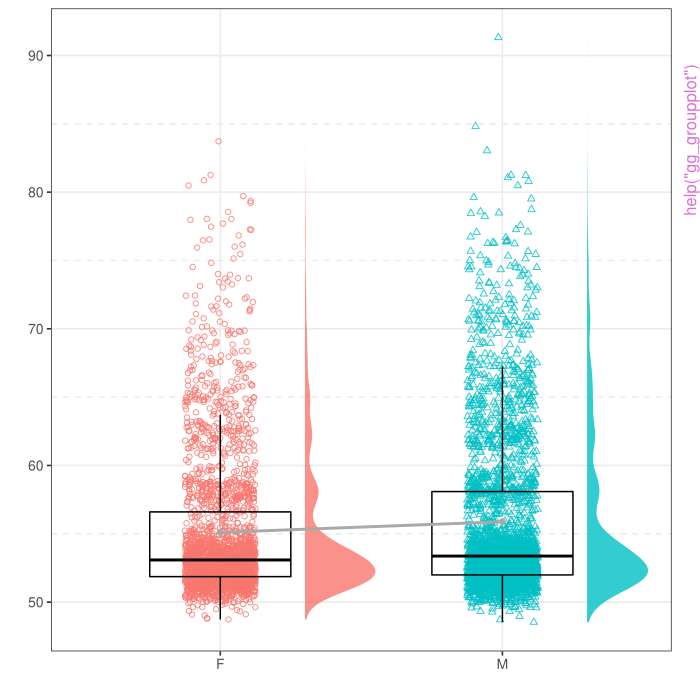

The script that drew this image:
pkgname <- "scipub"
source(file.path(R.home("share"), "R", "examples-header.R"))
options(warn = 1)
base::assign(".ExTimings", "scipub-Ex.timings", pos = 'CheckExEnv')
base::cat("name\tuser\tsystem\telapsed\n", file=base::get(".ExTimings", pos = 'CheckExEnv'))
base::assign(".format_ptime",
function(x) {
  if(!is.na(x[4L])) x[1L] <- x[1L] + x[4L]
  if(!is.na(x[5L])) x[2L] <- x[2L] + x[5L]
  options(OutDec = '.')
  format(x[1L:3L], digits = 7L)
},
pos = 'CheckExEnv')

### * </HEADER>
library('scipub')

base::assign(".oldSearch", base::search(), pos = 'CheckExEnv')
base::assign(".old_wd", base::getwd(), pos = 'CheckExEnv')
cleanEx()
nameEx("FullTable1")
### * FullTable1

flush(stderr()); flush(stdout())

base::assign(".ptime", proc.time(), pos = "CheckExEnv")
### Name: FullTable1
### Title: Create Table1 of group summary with stats for scientific
###   publication
### Aliases: FullTable1

### ** Examples

FullTable1(
  data = psydat,
  vars = c("Age", "Height", "depressT"), strata = "Sex"
)
FullTable1(
  data = psydat,
  vars = c("Age", "Height", "depressT"), strata = "Sex"
)
FullTable1(
  data = psydat, vars = c("Age", "Sex", "Height", "depressT"),
  var_names = c("Age (months)", "Sex", "Height (inches)", "Depression T"),
  strata = "Income", stars = "name", p_col = FALSE
)
tmp <- FullTable1(data = psydat,
  vars = c("Age", "Height", "depressT"), strata = "Sex")
  tmp$caption <- "Write your own caption"
  #print(htmlTable(x$table, useViewer=T, rnames=F,caption=x$caption, pos.caption="bottom"))



base::assign(".dptime", (proc.time() - get(".ptime", pos = "CheckExEnv")), pos = "CheckExEnv")
base::cat("FullTable1", base::get(".format_ptime", pos = 'CheckExEnv')(get(".dptime", pos = "CheckExEnv")), "\n", file=base::get(".ExTimings", pos = 'CheckExEnv'), append=TRUE, sep="\t")
cleanEx()
nameEx("apastat")
### * apastat

flush(stderr()); flush(stdout())

base::assign(".ptime", proc.time(), pos = "CheckExEnv")
### Name: apastat
### Title: Format simple statistic test results for scientific publication
### Aliases: apastat

### ** Examples

apastat(stats::cor.test(psydat$Age, psydat$Height))
apastat(stats::t.test(Height ~ Sex, data = psydat))
apastat(stats::lm(data = psydat, Height ~ Age + Sex))
apastat(stats::lm(data = psydat, Height ~ Age + Sex), var = "Age")



base::assign(".dptime", (proc.time() - get(".ptime", pos = "CheckExEnv")), pos = "CheckExEnv")
base::cat("apastat", base::get(".format_ptime", pos = 'CheckExEnv')(get(".dptime", pos = "CheckExEnv")), "\n", file=base::get(".ExTimings", pos = 'CheckExEnv'), append=TRUE, sep="\t")
cleanEx()
nameEx("correltable")
### * correltable

flush(stderr()); flush(stdout())

base::assign(".ptime", proc.time(), pos = "CheckExEnv")
### Name: correltable
### Title: Create correlation table (with stars for significance) for
###   scientific publication
### Aliases: correltable

### ** Examples

correltable(data = psydat)
correltable(
  data = psydat, vars = c("Age", "Height", "iq"),
  tri = "lower", html = TRUE
)
correltable(
  data = psydat, vars = c("Age", "Height", "iq"),
  var_names = c("Age (months)", "Height (inches)", "IQ"),
  tri = "upper", colnum = TRUE, html = TRUE
)
correltable(
  data = psydat, vars = c("Age", "Height", "iq"),
  var_names = c("Age (months)", "Height (inches)", "IQ"),
  vars2 = c("depressT", "anxT"),
  var_names2 = c("Depression T", "Anxiety T"), html = TRUE
)



base::assign(".dptime", (proc.time() - get(".ptime", pos = "CheckExEnv")), pos = "CheckExEnv")
base::cat("correltable", base::get(".format_ptime", pos = 'CheckExEnv')(get(".dptime", pos = "CheckExEnv")), "\n", file=base::get(".ExTimings", pos = 'CheckExEnv'), append=TRUE, sep="\t")
cleanEx()
nameEx("gg_groupplot")
### * gg_groupplot

flush(stderr()); flush(stdout())

base::assign(".ptime", proc.time(), pos = "CheckExEnv")
### Name: gg_groupplot
### Title: Create ggplot to display group differences (box+point+hist)
### Aliases: gg_groupplot

### ** Examples

gg_groupplot(data = psydat, x = "Sex", y = "depressT", meanline = TRUE)




base::assign(".dptime", (proc.time() - get(".ptime", pos = "CheckExEnv")), pos = "CheckExEnv")
base::cat("gg_groupplot", base::get(".format_ptime", pos = 'CheckExEnv')(get(".dptime", pos = "CheckExEnv")), "\n", file=base::get(".ExTimings", pos = 'CheckExEnv'), append=TRUE, sep="\t")
cleanEx()
nameEx("partial_correltable")
### * partial_correltable

flush(stderr()); flush(stdout())

base::assign(".ptime", proc.time(), pos = "CheckExEnv")
### Name: partial_correltable
### Title: Create partial correlation table (with stars for significance)
###   for scientific publication
### Aliases: partial_correltable

### ** Examples

partial_correltable(
  data = psydat, vars = c("Age", "Height", "iq"),
  partialvars = c("Sex", "Income"),
  tri = "lower", html = TRUE
)

partial_correltable(
  data = psydat, vars = c("Age", "Height", "iq"),
  var_names = c("Age (months)", "Height (inches)", "IQ"),
  partialvars = c("Sex", "Income"),
  tri = "upper", colnum = TRUE, html = TRUE
)

partial_correltable(
  data = psydat, vars = c("Age", "Height", "iq"),
  var_names = c("Age (months)", "Height (inches)", "IQ"),
  partialvars = c("anxT"),
  partialvar_names = "Anxiety",
  tri = "all", html = TRUE
)



base::assign(".dptime", (proc.time() - get(".ptime", pos = "CheckExEnv")), pos = "CheckExEnv")
base::cat("partial_correltable", base::get(".format_ptime", pos = 'CheckExEnv')(get(".dptime", pos = "CheckExEnv")), "\n", file=base::get(".ExTimings", pos = 'CheckExEnv'), append=TRUE, sep="\t")
cleanEx()
nameEx("winsorZ")
### * winsorZ

flush(stderr()); flush(stdout())

base::assign(".ptime", proc.time(), pos = "CheckExEnv")
### Name: winsorZ
### Title: Winsorize outliers based on z-score cutoff to next most extreme
###   non-outlier value
### Aliases: winsorZ

### ** Examples

winsorZ(psydat$iq)
## Not run: 
##D psydat %>%
##D   dplyr::select(c(iq, anxT)) %>%
##D   map(winsorZ)
##D psydat %>% mutate_at(c("iq", "anxT"), list(~ winsorZ(.)))
##D psydat %>% mutate_if(is.double, list(~ winsorZ(.)))
## End(Not run)




base::assign(".dptime", (proc.time() - get(".ptime", pos = "CheckExEnv")), pos = "CheckExEnv")
base::cat("winsorZ", base::get(".format_ptime", pos = 'CheckExEnv')(get(".dptime", pos = "CheckExEnv")), "\n", file=base::get(".ExTimings", pos = 'CheckExEnv'), append=TRUE, sep="\t")
cleanEx()
nameEx("winsorZ_find")
### * winsorZ_find

flush(stderr()); flush(stdout())

base::assign(".ptime", proc.time(), pos = "CheckExEnv")
### Name: winsorZ_find
### Title: Identify outliers based on z-score cutoff that are Winsorized by
###   the 'winsorZ' function
### Aliases: winsorZ_find

### ** Examples

summary(winsorZ_find(psydat$iq))
## Not run: 
##D psydat %>% mutate_at(c("iq", "anxT"), list(out = ~ winsorZ_find(.)))
## End(Not run)




base::assign(".dptime", (proc.time() - get(".ptime", pos = "CheckExEnv")), pos = "CheckExEnv")
base::cat("winsorZ_find", base::get(".format_ptime", pos = 'CheckExEnv')(get(".dptime", pos = "CheckExEnv")), "\n", file=base::get(".ExTimings", pos = 'CheckExEnv'), append=TRUE, sep="\t")
### * <FOOTER>
###
cleanEx()
options(digits = 7L)
base::cat("Time elapsed: ", proc.time() - base::get("ptime", pos = 'CheckExEnv'),"\n")
grDevices::dev.off()
###
### Local variables: ***
### mode: outline-minor ***
### outline-regexp: "\\(> \\)?### [*]+" ***
### End: ***
quit('no')
